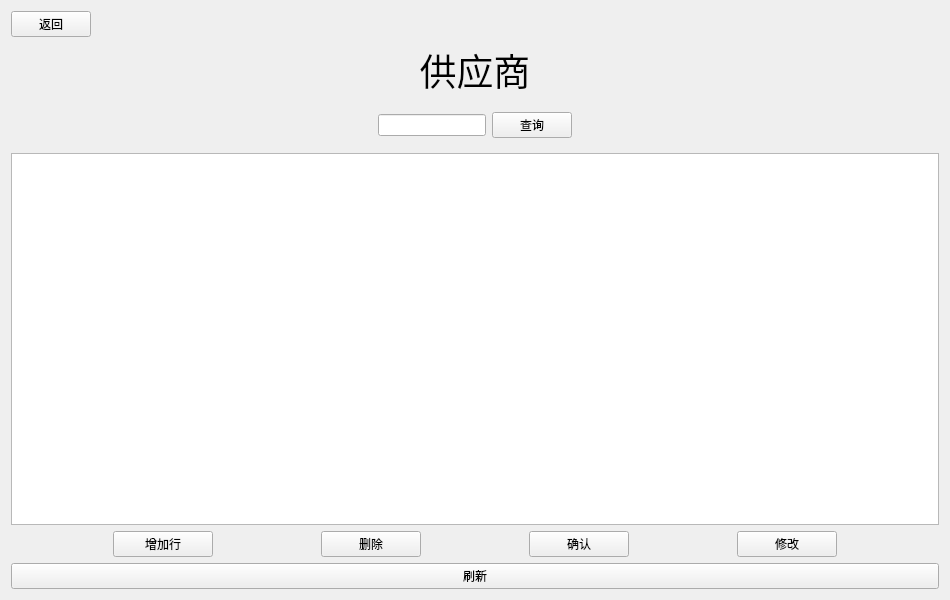
<?xml version="1.0" encoding="UTF-8"?>
<ui version="4.0">
 <class>SupplierForm</class>
 <widget class="QWidget" name="SupplierForm">
  <property name="geometry">
   <rect>
    <x>0</x>
    <y>0</y>
    <width>950</width>
    <height>600</height>
   </rect>
  </property>
  <property name="windowTitle">
   <string>Form</string>
  </property>
  <layout class="QGridLayout" name="gridLayout">
   <item row="0" column="0">
    <widget class="QPushButton" name="pushButton_close">
     <property name="maximumSize">
      <size>
       <width>80</width>
       <height>16777215</height>
      </size>
     </property>
     <property name="text">
      <string>返回</string>
     </property>
    </widget>
   </item>
   <item row="1" column="0">
    <spacer name="horizontalSpacer">
     <property name="orientation">
      <enum>Qt::Horizontal</enum>
     </property>
     <property name="sizeHint" stdset="0">
      <size>
       <width>83</width>
       <height>20</height>
      </size>
     </property>
    </spacer>
   </item>
   <item row="1" column="1">
    <widget class="QLabel" name="label">
     <property name="font">
      <font>
       <family>Agency FB</family>
       <pointsize>28</pointsize>
      </font>
     </property>
     <property name="text">
      <string>供应商</string>
     </property>
     <property name="alignment">
      <set>Qt::AlignCenter</set>
     </property>
    </widget>
   </item>
   <item row="1" column="2">
    <spacer name="horizontalSpacer_2">
     <property name="orientation">
      <enum>Qt::Horizontal</enum>
     </property>
     <property name="sizeHint" stdset="0">
      <size>
       <width>82</width>
       <height>20</height>
      </size>
     </property>
    </spacer>
   </item>
   <item row="2" column="0">
    <spacer name="horizontalSpacer_10">
     <property name="orientation">
      <enum>Qt::Horizontal</enum>
     </property>
     <property name="sizeHint" stdset="0">
      <size>
       <width>83</width>
       <height>20</height>
      </size>
     </property>
    </spacer>
   </item>
   <item row="2" column="1">
    <widget class="QWidget" name="widget_2" native="true">
     <layout class="QHBoxLayout" name="horizontalLayout_2">
      <item>
       <spacer name="horizontalSpacer_8">
        <property name="orientation">
         <enum>Qt::Horizontal</enum>
        </property>
        <property name="sizeHint" stdset="0">
         <size>
          <width>40</width>
          <height>20</height>
         </size>
        </property>
       </spacer>
      </item>
      <item>
       <widget class="QLineEdit" name="lineEdit_find"/>
      </item>
      <item>
       <widget class="QPushButton" name="pushButton_find">
        <property name="text">
         <string>查询</string>
        </property>
       </widget>
      </item>
      <item>
       <spacer name="horizontalSpacer_9">
        <property name="orientation">
         <enum>Qt::Horizontal</enum>
        </property>
        <property name="sizeHint" stdset="0">
         <size>
          <width>40</width>
          <height>20</height>
         </size>
        </property>
       </spacer>
      </item>
     </layout>
    </widget>
   </item>
   <item row="2" column="2">
    <spacer name="horizontalSpacer_11">
     <property name="orientation">
      <enum>Qt::Horizontal</enum>
     </property>
     <property name="sizeHint" stdset="0">
      <size>
       <width>82</width>
       <height>20</height>
      </size>
     </property>
    </spacer>
   </item>
   <item row="3" column="0" colspan="3">
    <widget class="QTableView" name="tableView"/>
   </item>
   <item row="4" column="0" colspan="3">
    <widget class="QWidget" name="widget" native="true">
     <layout class="QHBoxLayout" name="horizontalLayout">
      <property name="leftMargin">
       <number>0</number>
      </property>
      <property name="topMargin">
       <number>0</number>
      </property>
      <property name="rightMargin">
       <number>0</number>
      </property>
      <property name="bottomMargin">
       <number>0</number>
      </property>
      <item>
       <spacer name="horizontalSpacer_3">
        <property name="orientation">
         <enum>Qt::Horizontal</enum>
        </property>
        <property name="sizeHint" stdset="0">
         <size>
          <width>40</width>
          <height>20</height>
         </size>
        </property>
       </spacer>
      </item>
      <item>
       <widget class="QPushButton" name="pushButton_add">
        <property name="minimumSize">
         <size>
          <width>100</width>
          <height>0</height>
         </size>
        </property>
        <property name="text">
         <string>增加行</string>
        </property>
       </widget>
      </item>
      <item>
       <spacer name="horizontalSpacer_5">
        <property name="orientation">
         <enum>Qt::Horizontal</enum>
        </property>
        <property name="sizeHint" stdset="0">
         <size>
          <width>40</width>
          <height>20</height>
         </size>
        </property>
       </spacer>
      </item>
      <item>
       <widget class="QPushButton" name="pushButton_delete">
        <property name="minimumSize">
         <size>
          <width>100</width>
          <height>0</height>
         </size>
        </property>
        <property name="text">
         <string>删除</string>
        </property>
       </widget>
      </item>
      <item>
       <spacer name="horizontalSpacer_6">
        <property name="orientation">
         <enum>Qt::Horizontal</enum>
        </property>
        <property name="sizeHint" stdset="0">
         <size>
          <width>40</width>
          <height>20</height>
         </size>
        </property>
       </spacer>
      </item>
      <item>
       <widget class="QPushButton" name="pushButton_sure">
        <property name="minimumSize">
         <size>
          <width>100</width>
          <height>0</height>
         </size>
        </property>
        <property name="text">
         <string>确认</string>
        </property>
       </widget>
      </item>
      <item>
       <spacer name="horizontalSpacer_7">
        <property name="orientation">
         <enum>Qt::Horizontal</enum>
        </property>
        <property name="sizeHint" stdset="0">
         <size>
          <width>40</width>
          <height>20</height>
         </size>
        </property>
       </spacer>
      </item>
      <item>
       <widget class="QPushButton" name="pushButton_alter">
        <property name="minimumSize">
         <size>
          <width>100</width>
          <height>0</height>
         </size>
        </property>
        <property name="text">
         <string>修改</string>
        </property>
       </widget>
      </item>
      <item>
       <spacer name="horizontalSpacer_4">
        <property name="orientation">
         <enum>Qt::Horizontal</enum>
        </property>
        <property name="sizeHint" stdset="0">
         <size>
          <width>40</width>
          <height>20</height>
         </size>
        </property>
       </spacer>
      </item>
     </layout>
    </widget>
   </item>
   <item row="5" column="0" colspan="3">
    <widget class="QPushButton" name="pushButton_refresh">
     <property name="text">
      <string>刷新</string>
     </property>
    </widget>
   </item>
  </layout>
 </widget>
 <resources/>
 <connections/>
</ui>
